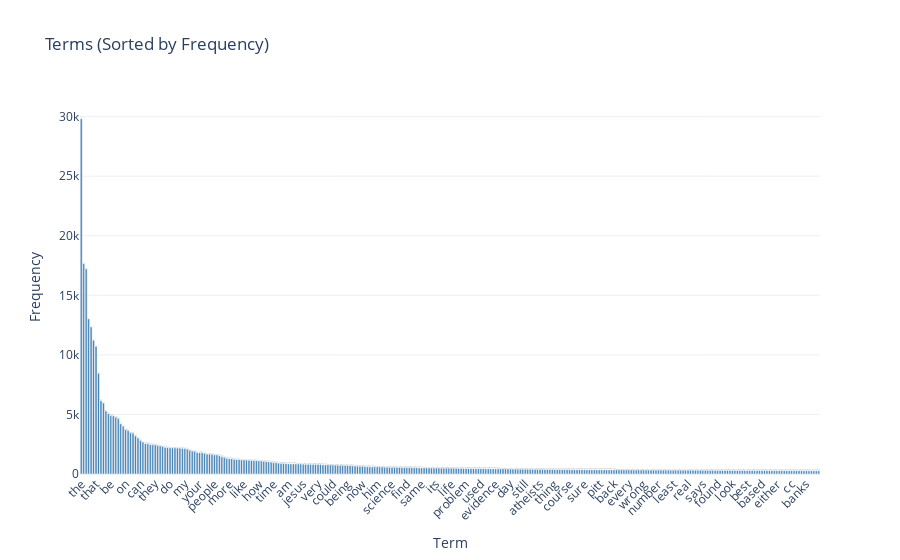

The code cell stored with this chart in its notebook:
### Markdown cell above
### >>> **Exercise 14 (take home):** 
Additionally, you can attempt to sort the terms on the `x-axis` by frequency instead of in alphabetical order. This way the visualization is more meaninfgul and you will be able to observe the so called [long tail](https://en.wikipedia.org/wiki/Long_tail) (get familiar with this term since it will appear a lot in data mining and other statistics courses). see picture below

![alt txt](https://upload.wikimedia.org/wikipedia/commons/thumb/8/8a/Long_tail.svg/1000px-Long_tail.svg.png)

### Code cell
# Answer here

fig = px.bar(
    df_top.head(300),
    x="term",
    y="frequency",
    text="frequency",
    title="Terms (Sorted by Frequency)",
    labels={"term": "Term", "frequency": "Frequency"}
)

fig.update_traces(textposition="outside", marker_color="steelblue")
fig.update_layout(xaxis_tickangle=-45, template="plotly_white")
fig.show()

### Figure 1 — Plotly figure (JSON) as saved in the notebook; plotly's stock layout.template omitted (floating-point values rounded to 4 significant figures; data arrays with more than 128 entries replaced by an {"elided": "..."} marker saying what was removed)
{"data": [{"hovertemplate": "Term=%{x}<br>Frequency=%{text}<extra></extra>", "legendgroup": "", "marker": {"color": "steelblue", "pattern": {"shape": ""}}, "name": "", "orientation": "v", "showlegend": false, "text": {"elided": "300 float values"}, "textposition": "outside", "type": "bar", "x": {"elided": "300 str values"}, "xaxis": "x", "y": {"elided": "300 int values"}, "yaxis": "y"}], "layout": {"barmode": "relative", "legend": {"tracegroupgap": 0}, "title": {"text": "Terms (Sorted by Frequency)"}, "xaxis": {"anchor": "y", "domain": [0, 1], "tickangle": -45, "title": {"text": "Term"}}, "yaxis": {"anchor": "x", "domain": [0, 1], "title": {"text": "Frequency"}}}}
